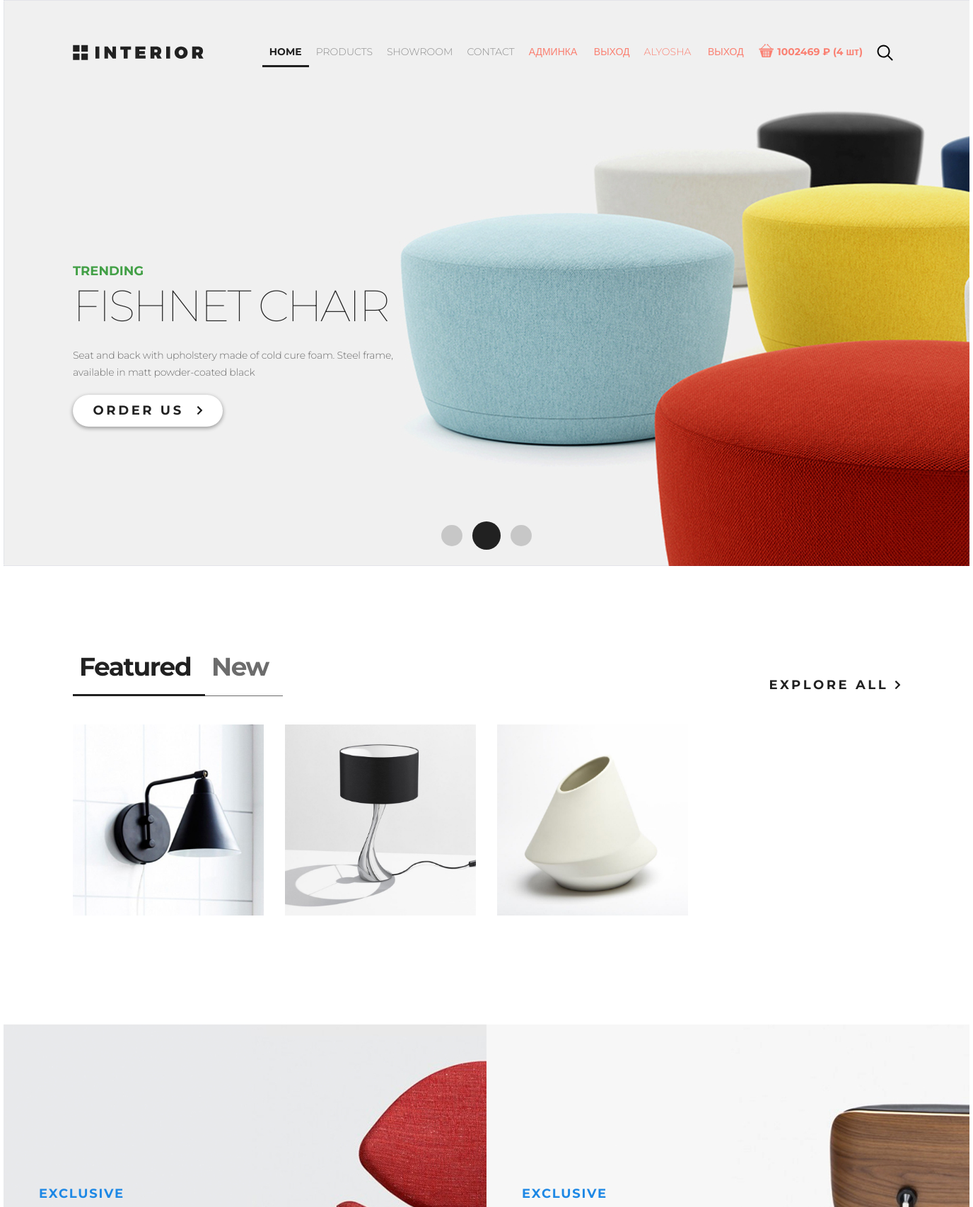
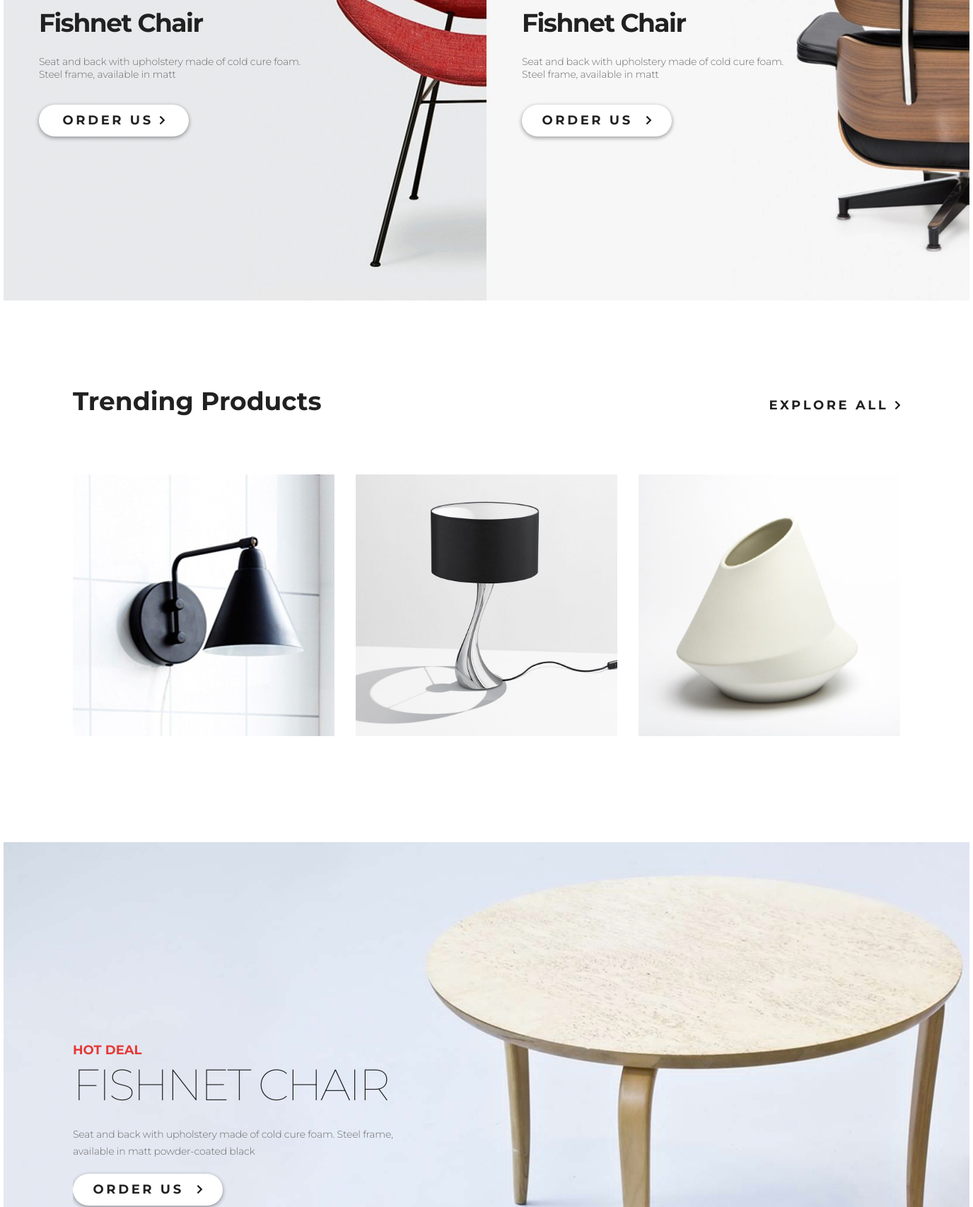
/ (signed in, upper part), run on the app's committed database (2 pictures, top to bottom).
### authapp/models.py (models this page shows)
class ShopUser(AbstractUser):
    age = models.PositiveIntegerField(verbose_name='возраст', null=True)
    avatar = models.ImageField(upload_to='users_avatars', blank=True)
    def basket_cost(self):
        return sum(item.product.price * item.quantity for item in self.user_basket.all())
    def basket_total_quantity(self):
        return sum(item.quantity for item in self.user_basket.all())
    class Meta:
        verbose_name = 'Пользователь'
        verbose_name_plural = 'Пользователи'
        ordering = ['-is_active', '-is_superuser', '-is_staff', 'username']

### basketapp/models.py (models this page shows)
class BasketItem(models.Model):
    user = models.ForeignKey(
        get_user_model(),
        verbose_name='Пользователь',
        on_delete=models.CASCADE,
        related_name='user_basket'
    )
    product = models.ForeignKey(Product, verbose_name='Продукт', on_delete=models.CASCADE)
    quantity = models.PositiveIntegerField(default=0, verbose_name='Количество')
    mod_datetime = models.DateTimeField(auto_now=True,  verbose_name='Дата изменения')
    class Meta:
        verbose_name = 'корзина'
        verbose_name_plural = 'корзины'
        ordering = ['product']

### mainapp/models.py (models this page shows, shortened)
class Product(models.Model):
    category = models.ForeignKey(ProductCategory,
                                 on_delete=models.CASCADE,
                                 verbose_name='категория продукта')
    name = models.CharField('имя продукта', max_length=128)
    image = models.ImageField(upload_to='products_images', blank=True)
    short_desc = models.CharField('краткое описание продукта', max_length=64, blank=True)
    description = models.TextField('описание продукта', blank=True)
    price = models.DecimalField('цена продукта', max_digits=8, decimal_places=2, default=0)
    quantity = models.PositiveIntegerField('количество на складе', default=0)
    is_active = models.BooleanField(verbose_name='активность', default=True)
    modified_date = models.DateTimeField(
        verbose_name='дата изменения', auto_now=True)
    class Meta:
        verbose_name = 'продукт'
        verbose_name_plural = 'продукты'
        ordering = ['-is_active', 'category', 'name']

### mainapp/views.py (the view)
# urls.py: path('', adminapp.UsersList.as_view(), name='index'),
def index(request):
    featured_new_products = get_products().order_by('pk')
    all_products = get_products().order_by('price')
    context = {
        'page_title': 'INTERIOR',
        'links_menu': LINKS_MENU,
        'products': all_products[:3],
        'featured_new_products': featured_new_products[:4],
    }
    return render(request, 'mainapp/index.html', context)

### mainapp/templatetags/my_tags.py (called while the page is built)
def media_folder_products(string):
    if not string:
        string = 'products_images/default.jpg'
    return f'{settings.MEDIA_URL}{string}'

### mainapp/views.py (called while the page is built)
def get_products():
    return Product.objects.filter(is_active=True, category__is_active=True)

### mainapp/templates/mainapp/index.html (shortened to what this page needs)
{% extends 'mainapp/base.html' %}
{% load static %}
{% load my_tags %}
{% block container %}
    <section class="slider padding-site clearfix">
        {% include 'mainapp/includes/inc__main_menu.html' %}
        <div class="slider_text">
            <p class="slider_trending">TRENDING</p>
            <h2 class="slider_h2">Fishnet Chair</h2>
            <p class="slider_content">Seat and back with upholstery made of cold cure foam. Steel
                frame, available in matt powder-coated black</p>
            <a href="{% url 'main:products' %}" class="button">Order Us
                <img class="arrow" src="{% static 'img/arrow.svg' %}" alt="arrow"></a>
        </div>
        <div class="pagination">
            <a href="{% url 'main:products' %}" class="circle"></a>
            <a href="{% url 'main:products' %}" class="circle circle__active"></a>
            <a href="{% url 'main:products' %}" class="circle"></a>
        </div>
    </section>
    <section class="products padding-site clearfix">
        <div class="products_header">
            <ul class="products-menu">
                <li class="products-menu_list">
                    <a href="{% url 'main:products' %}"
                       class="products-menu_link products-menu_link__active">Featured</a>
                </li>
                <li class="products-menu_list">
                    <a href="{% url 'main:products' %}"
                       class="products-menu_link">New</a></li>
            </ul>
            <a href="{% url 'main:catalog' pk=0 %}" class="products-explore">explore all <img
                    src="{% static 'img/arrow.svg' %}"
                    alt="image"></a>
        </div>
        {% include 'mainapp/includes/inc__featured_new_products.html' %}
    </section>
    <section class="exclusive clearfix">
        {% include 'mainapp/includes/inc__exclusive_products.html' %}
    </section>
    <section class="trending clearfix padding-site">
        <div class="trending-header clearfix">
            <h4 class="trending-h4">Trending Products</h4>
            <a href="{% url 'main:showroom' %}" class="products-explore">explore all <img
                    src="{% static 'img/arrow.svg' %}"
                    alt="image"></a>
        </div>
        <div class="trending-products trending-products_mt">
            {% include 'mainapp/includes/inc__trending_products.html' %}
        </div>
    </section>
    <section class="slider slider_bg padding-site">
        <div class="slider_text slider_text_pos">
            <p class="slider_trending slider_trending__red">Hot deal</p>
            <h2 class="slider_h2">Fishnet Chair</h2>
            <p class="slider_content">Seat and back with upholstery made of cold cure foam. Steel
                frame, available in matt powder-coated black</p>
            <a href="{% url 'main:products' %}" class="button">Order Us
                <img class="arrow" src="{% static 'img/arrow.svg' %}" alt="arrow"></a>
        </div>
    </section>
{% endblock %}

### mainapp/templates/mainapp/includes/inc__main_menu.html (shortened to what this page needs)
{% load static %}
<header class="header">
    <a href="{% url 'main:index' %}"><img class="logo" src="{% static 'img/logo.svg' %}" alt="logo"></a>
    <ul class="menu clearfix">
        {% for link in links_menu.links_menu %}
            <li class="menu_list">
                <a href="{% url link.href %}"
                   class="
                   menu_link
                   {% if 'main:'|add:request.resolver_match.url_name == link.href or request.resolver_match.url_name == 'catalog' and link.name == 'products' or request.resolver_match.url_name == 'showroom_catalog' and link.name == 'showroom' or request.resolver_match.url_name == 'product_page' and link.name == 'products' %}
                   menu_link__active
                   {% endif %}
">
                    {{ link.name|upper }}
                </a>
            </li>
        {% endfor %}
        {% if user.is_superuser %}
        <li class="menu_list">
            <a href="{% url 'my_admin:index' %}" class="menu_link forms-menu">
                админка
            </a>
            <a href="{% url 'auth:logout' %}" class="menu_link forms-menu">
                выход
            </a>
        </li>
        {% endif %}
        {% if user.is_authenticated %}
            <li class="menu_list">
                <a href="{% url 'auth:user_profile' %}" class="menu_link forms-menu">
                    {{ user.first_name|default:'Пользователь' }}
                </a>
                <a href="{% url 'auth:logout' %}" class="menu_link forms-menu">
                    выход
                </a>
            </li>
        {% endif %}
        {% if user.is_authenticated %}
            <li class="menu_list">
                <a href="{% url 'basket:index' %}" class="menu_link forms-menu basket">
                    <span class="icon-basket"></span>
                    <span class="basket-items">{{ user.basket_cost|floatformat:0 }} &#8381; ({{ user.basket_total_quantity }} шт)</span>
                </a>
            </li>
        {% endif %}
        <li class="menu_list">
            <a href="{% url 'main:products' %}" class="menu_link"><img src="{% static 'img/search.svg' %}" alt="img"></a>
        </li>
    </ul>
</header>

### mainapp/templates/mainapp/includes/inc__featured_new_products.html (shortened to what this page needs)
{% load static %}
{% load my_tags %}
<ul class="products_container">
    {% for product in products %}
        <li class="products_list"><a href="{% url 'main:product_page' product.pk %}" class="products_link">
            <img src="{{ product.image|media_folder_products }}" alt="{{ product.name }}" class="products-img">
        </a></li>
    {% endfor %}
</ul>

### mainapp/templates/mainapp/includes/inc__trending_products.html
{% load my_tags %}
{% for product in products %}
    <a class="trending-product" href="{% url 'main:product_page' product.pk %}">
        <img src="{{ product.image|media_folder_products }}" alt="{{ product.name }}"></a>
{% endfor %}

### static/css/style.css (style rules this page uses)
* { margin: 0; padding: 0; }
html { height: 100%; }
body { height: 100%; font-family: "Montserrat", sans-serif; }
.clearfix:after { content: ""; display: table; clear: both; }
.padding-site { padding-left: 98px; padding-right: 98px; }
.slider, .products, .exclusive, .trending { margin-bottom: 120px; }
.slider { height: 800px; background-image: url(../img/slider-img.jpg); position: relative; }
.logo { transition: 0.2s; }
.header { padding-top: 63px; }
.menu { float: right; }
.menu img { transition: 0.3s; }
.menu_list { list-style-type: none; float: left; }
.menu_link { color: #8c8c8c; font-size: 14px; font-weight: 300; text-transform: uppercase; text-decoration: none; padding: 10px 10px; transition: 0.1s; }
.menu_link__active { color: #212121; font-weight: 700; border-bottom: solid 3px #212121; }
.slider_trending { color: #43a047; font-size: 18px; font-weight: 700; text-transform: uppercase; margin-top: 283px; }
.slider_h2 { color: #212121; font-size: 62px; font-weight: 100; text-transform: uppercase; letter-spacing: -3px; }
.slider_content { color: #6c6c6c; font-size: 14px; font-weight: 300; width: 458px; margin-top: 20px; margin-bottom: 20px; line-height: 24px; letter-spacing: -0.2px; }
.button { color: #212121; font-size: 18px; font-weight: 700; text-transform: uppercase; box-shadow: 0 2px 5px 1px rgba(33, 33, 33, 0.35); border-radius: 23px; background-color: #ffffff; width: 212px; height: 45px; line-height: 45px; text-align: center; display: inline-block; text-decoration: none; letter-spacing: 3.6px; transition: 0.2s; }
.arrow { padding-left: 10px; }
.pagination { position: absolute; width: 1170px; bottom: 19px; text-align: center; }
.circle { width: 30px; height: 30px; display: inline-block; background-color: #c7c7c7; border-radius: 50%; margin: 5px; transition: 0.2s; }
.circle__active { width: 40px; height: 40px; background-color: #212121; margin-bottom: 0; }
.products-menu { overflow: hidden; }
.products-menu_list { list-style-type: none; }
.products-menu_link { text-decoration: none; color: #6c6c6c; font-size: 36px; font-weight: 700; float: left; padding: 0 20px 19px 9px; letter-spacing: -1.5px; border-bottom: solid 1px #6c6c6c; }
.products-menu_link__active { color: #212121 !important; border-bottom: solid 3px #212121 !important; padding-bottom: 17px; }
.products-explore { float: right; color: #212121; font-size: 18px; font-weight: 700; text-transform: uppercase; letter-spacing: 3.6px; text-decoration: none; position: relative; bottom: 27px; }
.products_container { margin-top: 40px; }
.products_list { float: left; list-style-type: none; margin: 0 30px 30px 0; position: relative; }
.products-img { width: 270px; height: 270px; }
.trending-h4 { color: #212121; font-size: 36px; font-weight: 700; }
.trending-product { float: left; margin-right: 30px; margin-bottom: 30px; width: 370px; height: 370px; transition: 0.2s; }
.trending-product:nth-child(3n) { margin-right: -30px; }
.trending-product img { width: 370px; height: 370px; }
.slider_bg { background: url(../img/slider.jpg); }
.slider_text_pos { padding-bottom: 5px; overflow: auto; }
.slider_trending__red { color: #e53935; }
.trending { position: relative; }
.trending .trending-products_mt { padding-top: 60px; clear: both; }
.forms-menu { color: salmon; }
.basket .icon-basket { display: inline-block; transform: scale(1.5); margin: 0 5px; }
.basket-items { text-transform: lowercase; font-weight: bold; }

### data on the page
ShopUser: first_name "ALYOSHA", basket_cost "1002469", basket_total_quantity "4"
Product: image|media_folder_products (picture)
Product: image|media_folder_products (picture)
Product: image|media_folder_products (picture)

### other printed values
{{ link.name|upper }} "HOME" "PRODUCTS" "SHOWROOM" "CONTACT"
